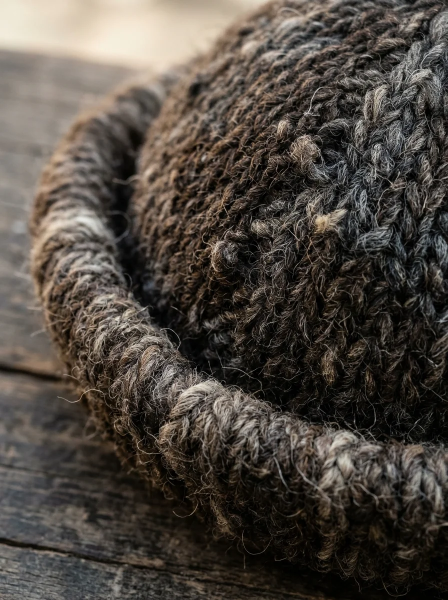
#> input picture assets/img/products/balti-woollen-cap/balti-woollen-cap-detail.webp, 896 x 1200 px, given in place of hunza-embroidered-dress-hero-black-with-multicolour.webp, which was not available (shown at 1/2 size)
$ python process_remaining_details.py
#> lines starting #> are read from the running program, lines starting #| are printed output that depends on the picture; pictures that were not available may be replaced by others from this repository, and a replacement may not be noted
import os
from PIL import Image, ImageEnhance

products_config = [
    {
        "id": 14,
        "slug": "hunza-embroidered-dress",
        "src": "assets/img/products/hunza-embroidered-dress/hunza-embroidered-dress-hero-black-with-multicolour.webp",
        "dst": "assets/img/products/hunza-embroidered-dress/hunza-embroidered-dress-detail.webp",
        "crop": (0.18, 0.12, 0.82, 0.68)
    },
    {
        "id": 15,
        "slug": "embroidered-womens-kameez",
        "src": "assets/img/products/embroidered-womens-kameez/embroidered-womens-kameez-hero-ivory.webp",
        "dst": "assets/img/products/embroidered-womens-kameez/embroidered-womens-kameez-detail.webp",
        "crop": (0.18, 0.10, 0.82, 0.65)
    },
    {
        "id": 16,
        "slug": "bridal-ceremonial-ensemble",
        "src": "assets/img/products/bridal-ceremonial-ensemble/bridal-ceremonial-ensemble-hero-maroon-gold.webp",
        "dst": "assets/img/products/bridal-ceremonial-ensemble/bridal-ceremonial-ensemble-detail.webp",
        "crop": (0.20, 0.15, 0.80, 0.70)
    },
    {
        "id": 17,
        "slug": "grooms-festive-set",
        "src": "assets/img/products/grooms-festive-set/grooms-festive-set-hero-cream.webp",
        "dst": "assets/img/products/grooms-festive-set/grooms-festive-set-detail.webp",
        "crop": (0.18, 0.10, 0.82, 0.65)
    },
    {
        "id": 18,
        "slug": "embroidered-handbag",
        "src": "assets/img/products/embroidered-handbag/embroidered-handbag-hero-black.webp",
        "dst": "assets/img/products/embroidered-handbag/embroidered-handbag-detail.webp",
        "crop": (0.15, 0.20, 0.85, 0.80)
    },
    {
        "id": 19,
        "slug": "embroidered-coin-purse",
        "src": "assets/img/products/embroidered-coin-purse/embroidered-coin-purse-hero-assorted.webp",
        "dst": "assets/img/products/embroidered-coin-purse/embroidered-coin-purse-detail.webp",
        "crop": (0.18, 0.22, 0.82, 0.78)
    },
    {
        "id": 20,
        "slug": "hand-woven-wool-belt",
        "src": "assets/img/products/hand-woven-wool-belt/hand-woven-wool-belt-hero-brown.webp",
        "dst": "assets/img/products/hand-woven-wool-belt/hand-woven-wool-belt-detail.webp",
        "crop": (0.18, 0.22, 0.82, 0.78)
    },
    {
        "id": 21,
        "slug": "embroidered-fabric-necklace",
        "src": "assets/img/products/embroidered-fabric-necklace/embroidered-fabric-necklace-hero-red-gold.webp",
        "dst": "assets/img/products/embroidered-fabric-necklace/embroidered-fabric-necklace-detail.webp",
        "crop": (0.18, 0.15, 0.82, 0.72)
    },
    {
        "id": 22,
        "slug": "embroidered-cushion-covers",
        "src": "assets/img/products/embroidered-cushion-covers/embroidered-cushion-covers-hero-cream.webp",
        "dst": "assets/img/products/embroidered-cushion-covers/embroidered-cushion-covers-detail.webp",
        "crop": (0.18, 0.18, 0.82, 0.82)
    },
    {
        "id": 23,
        "slug": "hand-woven-wool-table-runner",
        "src": "assets/img/products/hand-woven-wool-table-runner/hand-woven-wool-table-runner-hero-natural.webp",
        "dst": "assets/img/products/hand-woven-wool-table-runner/hand-woven-wool-table-runner-detail.webp",
        "crop": (0.18, 0.20, 0.82, 0.80)
    },
    {
        "id": 24,
        "slug": "heritage-gift-set",
        "src": "assets/img/products/heritage-gift-set/heritage-gift-set-hero-ivory-stole-set.webp",
        "dst": "assets/img/products/heritage-gift-set/heritage-gift-set-detail.webp",
        "crop": (0.16, 0.16, 0.84, 0.78)
    },
    {
        "id": 25,
        "slug": "mountain-keepsake-box",
        "src": "assets/img/products/mountain-keepsake-box/mountain-keepsake-box-hero-red-gold-edition.webp",
        "dst": "assets/img/products/mountain-keepsake-box/mountain-keepsake-box-detail.webp",
        "crop": (0.18, 0.18, 0.82, 0.78)
    },
    {
        "id": 26,
        "slug": "embroidered-heritage-wall-tapestry",
        "src": "assets/img/products/embroidered-heritage-wall-tapestry/embroidered-heritage-wall-tapestry-hero.webp",
        "dst": "assets/img/products/embroidered-heritage-wall-tapestry/embroidered-heritage-wall-tapestry-detail.webp",
        "crop": (0.16, 0.14, 0.84, 0.76)
    },
    {
        "id": 27,
        "slug": "highland-woven-wool-mittens",
        "src": "assets/img/products/highland-woven-wool-mittens/highland-woven-wool-mittens-hero.webp",
        "dst": "assets/img/products/highland-woven-wool-mittens/highland-woven-wool-mittens-detail.webp",
        "crop": (0.16, 0.18, 0.84, 0.78)
    }
]

for cfg in products_config:
    im = Image.open(cfg["src"])
#> im is the input picture: PIL image 896x1200 RGB; mean R, G, B 79, 72.2, 65
    w, h = im.size
#> w = 896; h = 1200
    crop_factors = cfg["crop"]
    left = int(w * crop_factors[0])
#> left = 161
    top = int(h * crop_factors[1])
#> top = 144
    right = int(w * crop_factors[2])
#> right = 734
    bottom = int(h * crop_factors[3])
#> bottom = 816
    cropped = im.crop((left, top, right, bottom))
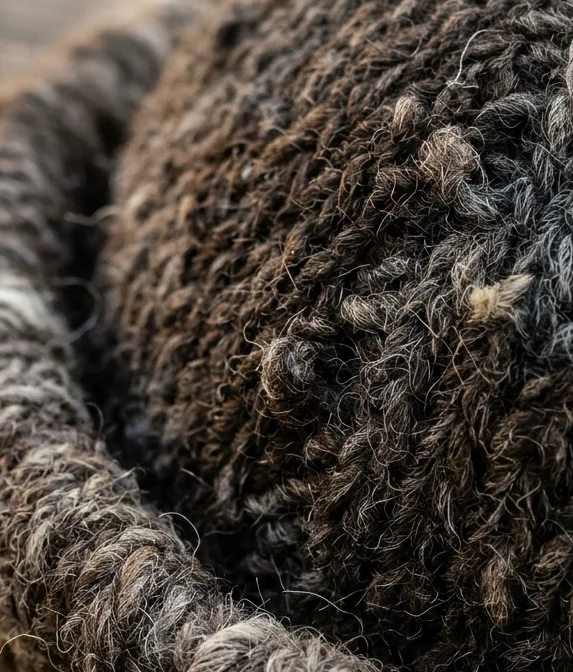
#> cropped: PIL image 573x672 RGB; mean R, G, B 70.7, 62.9, 55.8
    resized = cropped.resize((w, h), Image.Resampling.LANCZOS)
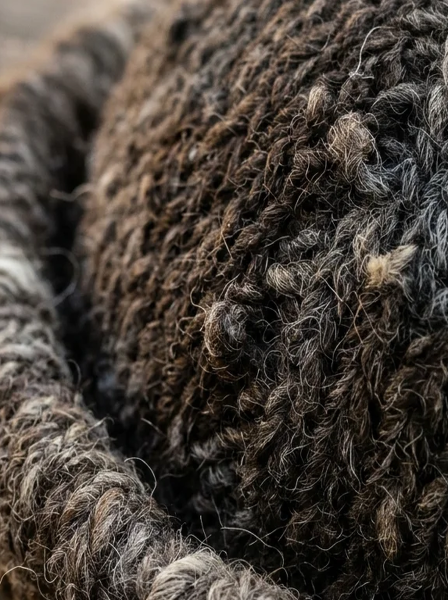
#> resized: PIL image 896x1200 RGB (shown at 1/2 size); mean R, G, B 70.7, 62.9, 55.9
    enhancer = ImageEnhance.Sharpness(resized)
    sharpened = enhancer.enhance(1.25)
    sharpened.save(cfg["dst"], 'WEBP', quality=88)
    print(f"Product {cfg['id']} ({cfg['slug']}) detail created -> {cfg['dst']}")
#> pass 2 of the loop `for cfg in products_config:`:
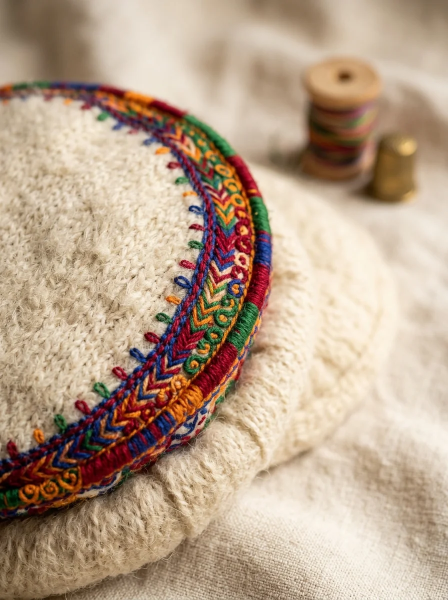
#> input picture assets/img/products/childrens-gilgiti-cap/childrens-gilgiti-cap-detail.webp, 896 x 1200 px, given in place of embroidered-womens-kameez-hero-ivory.webp, which was not available (shown at 1/2 size)
#> im is the input picture: PIL image 896x1200 RGB; mean R, G, B 184.4, 161.1, 139.5
#> `cropped = im.crop((left, top, right, bottom))`:
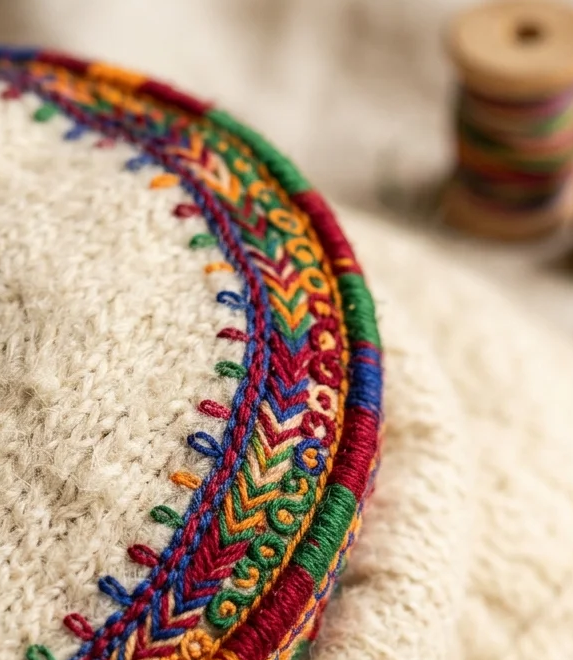
#> cropped: PIL image 573x660 RGB; mean R, G, B 182.7, 156, 135.2
#> `resized = cropped.resize((w, h), Image.Resampling.LANCZOS)`:
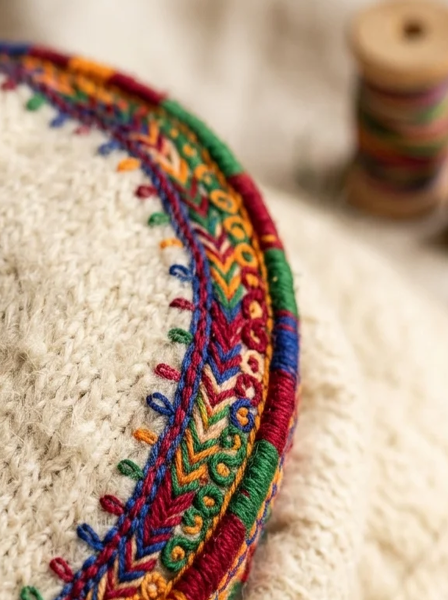
#> resized: PIL image 896x1200 RGB (shown at 1/2 size); mean R, G, B 182.7, 156, 135.2
#> (the run stopped early here; a loop or call above may not have finished)
